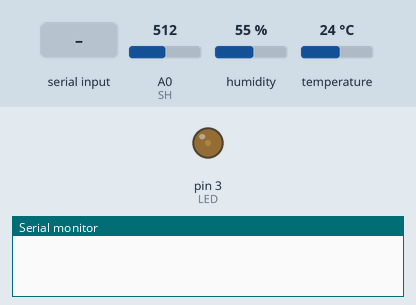
This sketch was run on a simulated Arduino Uno, built with avr-gcc and run on an emulated ATmega328P. On the bench: output pins drawn as LEDs (lit = HIGH), the last lines printed to the serial monitor. Wiring (inferred from the names in the program): DHT11 sensor: data pin 2. Inputs (shaded band) come from the test bench; at power-on: A0 (SH) = 512, humidity 55 %, temperature 24 °C.

Above: at 2.1 s.
2.2 s: "1,90\n" received over Serial
8.7 s: "1" received over Serial
At 9.8 s:
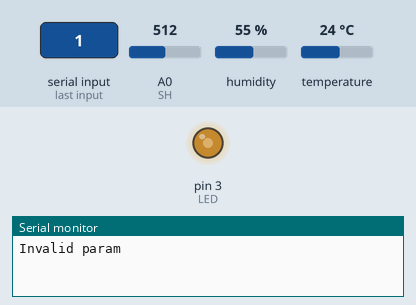
10.2 s: "1\n" received over Serial
At 13.7 s:
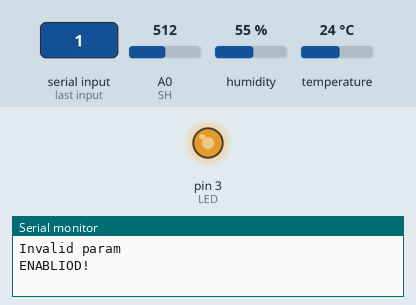
At 17.7 s:
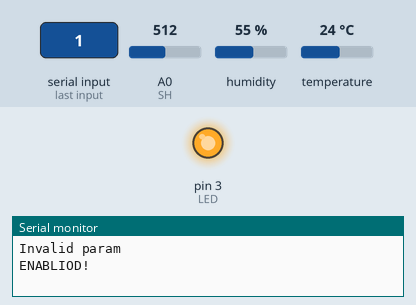
Timing chart, 0 to 22.5 s (numbered marks = the images above; inputs shaded):
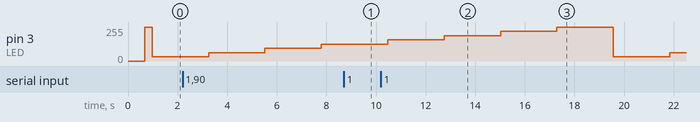

Measured:
- after the input at 8.7 s, pin 3 (LED): stays 127/255 (without the input it goes to 159/255 after 1.4 s)
- after the input at 10.2 s, pin 3 (LED): 127/255 → 159/255 after 0.28 s, → 191/255 2.3 s later, → 223/255 2.3 s later, → 255/255 2.3 s later, … (6 changes in this stretch)

The sketch:

ArduinoFINAL_02_LEDSUPPORT.ino
```cpp
/*
 * REFRENCES:
 * FollowerHandShake_02_Distilled // HandshakeMethods
 * integrationWithESP_03_legit //sensor data and processing
 * FollowerHandShake_01_br_CS04 // Switch for changing function parameters // from WEB PROJECTTTTTT
 *
 */

#include <Wire.h>
#include "DHT.h"

#define DHTTYPE DHT11
#define DHTPIN 2
#define SH A0
#define LED 3

struct strToEsp {
  int ena ; //enabled. indicator of whether or not function is
  int a; //averaging 0/1. should it be enabled or not
  int p; //measurment period. A time mcu waits to take in new measurment in MS
  int n; //number of measurment user wants to take
  int ln; // last number. of measurment taken
  long lc; // last call. last time function was called
  float avgTemp; // average temperature
  float avgHum; // average humidity
  float avgLum; //average luminosity
  float avgMoi;// average moisture
  String pData;// last piece of data sent
  String cData;// current piece of data aggregated
  int v; // verification 0/(all acii values). After pushing data will wait for ACK ACK is all ASCII characters from(1-255)
  int r; // repeat packet 0/(how many repeats). Decides wether the packet will be repeated if not ack has received. How many repeats means that how many times it will repeat a packet until timeOut

} streamToEsp{1, 1, 2000, 8, 0, 0, 0, 0, 0, 0, "", "", 0, 0};
int h, t; //humidity and temperature variables
int sh; // soil humidity
int lum;//luminodity

int BH1750_address = 0x23; // i2c address of luxMeter
byte buff[2];
DHT dht(DHTPIN, DHTTYPE);

void handShakeFl(char HET = '#', char HAT = '$');


void setup() {
  pinMode(LED,OUTPUT);
  analogWrite(LED,0);
  Serial.begin(9600);
 // Serial.println("DAFUG?");//----
  pinMode(SH, INPUT);
  //  Serial.println("DAFUG?2");//----
  Wire.begin();
   // Serial.println("DAFUG?3");//----
 // BH1750_Init(BH1750_address); //set units
         //Serial.println("inited");
  lum = -1;
  //if (BH1750_Read(BH1750_address) == 2) {
    //lum = ((buff[0] << 8) | buff[1]) / 1.2;
 // }
  delay(200);
  dht.begin();
  delay(200);
      //   Serial.println("got sensors");
  h = dht.readHumidity(); // initial temperature & humidity tests for  verifiyng that the data is being received
  t = dht.readTemperature();
  sh = analogRead(SH);

  if ((isnan(t) || isnan(h)) && (lum != -1) && sh > 1005) { //-------
    Serial.println("Failed to read from one of the sensors \n Going to loop{}");
  }

  //handShakeFl();
  // Serial.println("FOLLOWING!"); //----
  analogWrite(LED,255);
  delay(300);
}

void loop() {
  processData();
}

void serialEvent() { //1 0 | 1 a 1 | 1 d 100 p 99|
  while (Serial.available()) {
   // Serial.println("AVALABLET!"); //----
    int in = Serial.parseInt();
    //++??++Serial.readBytesUntil(' ', in, 1); // will read the command untill i // MAKE SURE wether terminator values are removed

     // Serial.print("Igot: ");//----
     //Serial.println(in); //----
    Serial.read(); // remove space
    if (in == 1) { //ParseParameters| Do one of 3 things: enable, disable, edit parameters //Method here is already selected

      haltSerial();

      char enable = Serial.peek(); // will get 1 or 0 or - paramters
      if (enable == '1') {
        streamToEsp.ena = 1; //enable the StreamToESP
        Serial.read(); //remove the command call
        Serial.println("ENABLIOD!");//----
      }
      else if (enable == '0') {
        streamToEsp.ena = 0; // //Disable the StreamToESP
        Serial.read(); //remove the command call
        Serial.println("DISABLIOD!");//----;

      }
      else { // edit  parameters of the method order does not matter can't be called w/ enabling mode
        haltSerial();
        delay(10);
getParam:
        if (Serial.available()) {
          char param = Serial.read(); // gets the parameter id

          switch (param) {
            case 'a': // !!! 1 !!! assuming parse int removes the terminator symbol if I am wrong and Serial.read to remove
              streamToEsp.a = Serial.parseInt();
              Serial.print("a: "); //----
              Serial.println(streamToEsp.a);//----
              Serial.read(); // remove space
              goto getParam;
            case 'p':
              streamToEsp.p = Serial.parseInt();
              Serial.print("p: ");//----
              Serial.println(streamToEsp.p);//----
              Serial.read(); // remove space
              goto getParam;
            case 'n':
              streamToEsp.n = Serial.parseInt();
              Serial.print("n: ");//----
              Serial.println(streamToEsp.n);//----
              Serial.read(); // remove space
              goto getParam;
            case 'v':
              streamToEsp.v = Serial.parseInt();
              Serial.print("v: ");//----
              Serial.println(streamToEsp.v);//----
              Serial.read(); // remove space
              goto getParam;
            case 'r':
              streamToEsp.r = Serial.parseInt();
              Serial.print("r: ");//----
              Serial.println(streamToEsp.r);//----
              Serial.read(); // remove space
              goto getParam;
            default:
              Serial.println("Invalid param"); //---~
              clearSerial();
          }

        }
      }//ELSE cmd 1
    } //parseParams
    else {
      //Serial.println("NO COMMAND BLYEAT!"); //----
      clearSerial();
    }//else
  }//while Serial available
}//Serial event
///#################SERIAL EVENT END

//// SERIAL COMMANDS
void clearSerial() {
  while (Serial.available()) { // clears the serial buffer if wrong command was called
    Serial.read();
  }
}
void haltSerial() {
  while (!Serial.available()) { // will wait intill there will be bytes in the buffer
  }
}

void handShakeFl(char HET, char HAT) { // followers handshake function
//  Serial.println("Vienas");
  while (true) { //
    clearSerial();
   //  Serial.println("cleared");
    haltSerial();
    // Serial.println("halted");
    //  aaaaa = Serial.read();
    // Serial.println(aaaaa);
    if (Serial.read() == HAT) {
      // Serial.println("In if");
      clearSerial();
   //    Serial.println("cleared");
      Serial.write(HAT);
      break;
    }
  }//while
 //  Serial.println("out of loop");
}
```

dataProcessing.ino
```cpp
void processData() {
  float moi, lum;
     // Serial.println("HO");
  if (streamToEsp.ena == 1) {
       // Serial.println("in first if");
    if (((millis() - streamToEsp.lc) >= streamToEsp.p) || streamToEsp.ln == 0) { // this means that p ms has passed since the last measurment and not enought messuremnt were taken
         // Serial.println("in second if");
      if ((streamToEsp.ln < streamToEsp.n)) { // grouping parameters by quickest receive time fastest at the top
           // Serial.println("in third if");
        moi = analogRead(SH);
            //Serial.println(moi);
        //lum = outputLux(BH1750_address);
        ////INSERT DELTA METHODS HERE! ALSO USE PROCESS DATA!!!! from this file

        ////
        streamToEsp.avgMoi += moi;//==== / streamToEsp.n;
        //streamToEsp.avgLum += lum;//==== / streamToEsp.n; //get luminosity //++++
        streamToEsp.avgHum += dht.readHumidity();//==== / streamToEsp.n;//++++
        streamToEsp.avgTemp += dht.readTemperature();//====dht.readTemperature()// / streamToEsp.n;//++++
        //...
        streamToEsp.ln ++;
        analogWrite(LED, map(streamToEsp.ln, 0, streamToEsp.n, 0, 255));
        streamToEsp.lc = millis();

      } // if ln<n
      else { //.ln == 8 pushData, reset ln =0,cast to int,parseString, reset all values
        //GET MEAN
        streamToEsp.avgMoi /= streamToEsp.n;
        streamToEsp.avgLum /= streamToEsp.n;
        //streamToEsp.avgHum /= streamToEsp.n;
        streamToEsp.avgTemp /= streamToEsp.n;

        streamToEsp.cData = "1:";
        streamToEsp.cData += String(streamToEsp.avgTemp);
        streamToEsp.cData += "|";
        streamToEsp.cData += String(streamToEsp.avgHum);
        streamToEsp.cData += "|";
        streamToEsp.cData += String(streamToEsp.avgLum);
        streamToEsp.cData += "|";
        streamToEsp.cData += String(streamToEsp.avgMoi);
        streamToEsp.cData += "|";
        Serial.println(streamToEsp.cData);
        //Reasign Variables

        streamToEsp.avgMoi = streamToEsp.avgMoi; //reasign old mean values
       // streamToEsp.avgLum = streamToEsp.avgLum;

        streamToEsp.avgMoi = 0.0;
        streamToEsp.avgLum = 0.0;
        streamToEsp.avgHum = 0.0;
        streamToEsp.avgTemp = 0.0;
        streamToEsp.ln = 0;
      } // else ln<n
    } // if millis ....
  }// if ena
  else {
  }
} //processData
```

sensorFunctions.ino
```cpp
void BH1750_Init(int address) {
  Wire.beginTransmission(address);
  Wire.write(0x10); // 1 [lux] set units to lux
  Wire.endTransmission();
}

byte BH1750_Read(int address) {
  byte i = 0;
  Wire.beginTransmission(address);
  Wire.requestFrom(address, 2);
  while (Wire.available()) {
    buff[i] = Wire.read();
    i++;
  }
  Wire.endTransmission();
  return i;
}

float outputLux(int address) {
  float lux;
  if (BH1750_Read(address) == 2) {
    lux = ((buff[0] << 8) | buff[1]) / 1.2;
    return lux;
  }
  else return lux;
}
```
